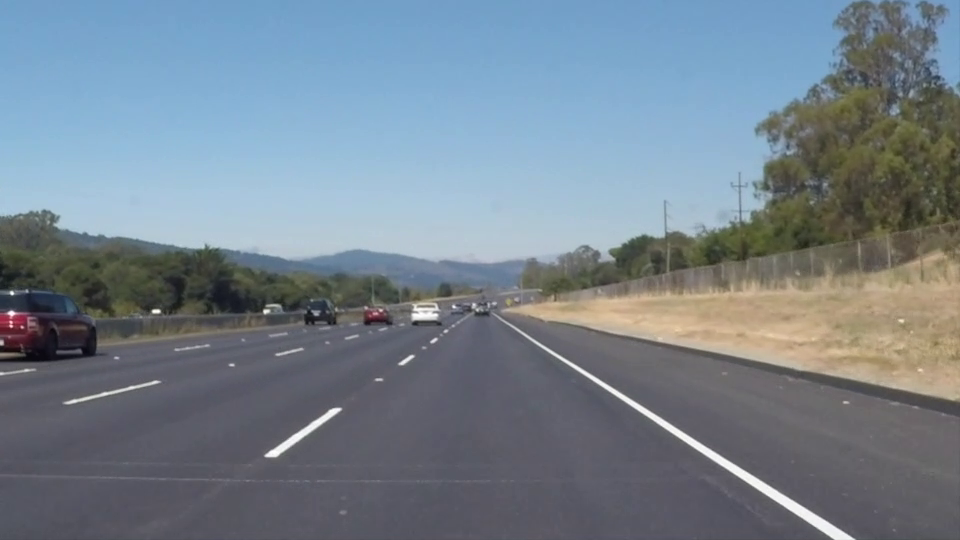
#> input picture frame 22 of TP3/ruta_1.mp4, 960 x 540 px
$ python EJERCICIO_1.py
#> lines starting #> are read from the running program, lines starting #| are printed output that depends on the picture; after the words box and inside, x2 and y2 are one past the last pixel; in counts of white or black regions, pixels touching at a corner belong together
import cv2
import numpy as np

# --- Función para generar un rectángulo de influencia alrededor de una línea ---
def generate_influence_area(x1, y1, x2, y2, length_extension, thickness):
    cx, cy = (x1 + x2) / 2, (y1 + y2) / 2
    dx, dy = x2 - x1, y2 - y1
    length = np.hypot(dx, dy)
    dx /= length
    dy /= length
    perp_dx = -dy
    perp_dy = dx
    lx = dx * (length_extension / 2)
    ly = dy * (length_extension / 2)
    px = perp_dx * (thickness / 2)
    py = perp_dy * (thickness / 2)
    p1 = (cx - lx - px, cy - ly - py)
    p2 = (cx + lx - px, cy + ly - py)
    p3 = (cx + lx + px, cy + ly + py)
    p4 = (cx - lx + px, cy - ly + py)
    rect = np.array([p1, p2, p3, p4], dtype=np.float32)
    return rect

# --- Función para verificar si ambos extremos están dentro de un polígono ---
def point_in_polygon(point, polygon):
    return cv2.pointPolygonTest(polygon, point, False) >= 0

# --- Función para determinar una unica linea ---
def encontrar_extremos_mas_separados(grupo):
    puntos = []
    for linea in grupo:
        x1, y1, x2, y2 = linea[0]  # porque cada 'linea' es [[x1, y1, x2, y2]]
        puntos.append((x1, y1))
        puntos.append((x2, y2))

    max_dist = 0
    punto1, punto2 = None, None

    for i in range(len(puntos)):
        for j in range(i + 1, len(puntos)):
            dist = np.linalg.norm(np.array(puntos[i]) - np.array(puntos[j])) # Distancia euclidiana
            if dist > max_dist:
                max_dist = dist
                punto1, punto2 = puntos[i], puntos[j]

    return [punto1[0], punto1[1], punto2[0], punto2[1]]

# --- Leer y grabar un video ------------------------------------------------
cap = cv2.VideoCapture('PDI_TP/TP3/ruta_1.mp4')     # Abro el video de entrada
width = int(cap.get(cv2.CAP_PROP_FRAME_WIDTH))      # Meta-Información del video de entrada
height = int(cap.get(cv2.CAP_PROP_FRAME_HEIGHT))    #
fps = int(cap.get(cv2.CAP_PROP_FPS))                #
#print(width, height)
out = cv2.VideoWriter('Video-Output.mp4', cv2.VideoWriter_fourcc(*'mp4v'), fps, (width,height))    # Abro el video de salida

# --- Control para pruebas (mostrar solo ciertos frames) ---
mostrar_frames = False        # False para ejecutar completo
max_segundos = 1             # Mostrar solo N segundos del video
max_frames = fps * max_segundos
frame_count = 0

creation = True  # Solo para la primera vez
mask = None      # Para reutilizar en los demás frames

debug = True

while (cap.isOpened()):         # Itero, siempre y cuando el video esté abierto
    ret, frame = cap.read()     # Obtengo el frame
#> frame is the input picture: shape (540, 960, 3); mean B, G, R 141.9, 130.7, 117.7
    if ret==True:
    # ----------- Control de duración
        frame_count += 1
        if mostrar_frames and frame_count > max_frames:
            break
    # -----------
    else:
        break    # Corto la reproducción si ret=False, es decir, si hubo un error o no quedán mas frames.

    if creation:
        # Paso 1: Definir puntos del polígono
        points = np.array([[(450, 285), (500, 285), (925, 540), (100, 540)]], dtype=np.int32)

        # Paso 2: Crear máscara vacía
        mask_vid = np.zeros((frame.shape[0], frame.shape[1]), dtype=np.uint8)

        # Paso 3: Dibujar el polígono en la máscara
        cv2.fillPoly(mask_vid, points, 255)
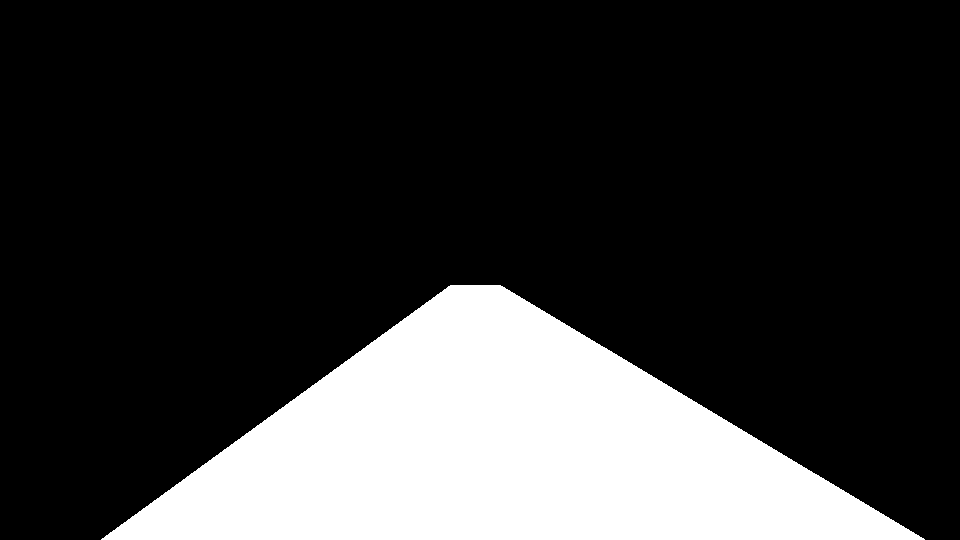
#> mask_vid: shape (540, 960); 21.5% white; 1 white region, box (x1, y1, x2, y2) and area: (101, 285, 925, 540) 111696

        creation = False  # Ya no se vuelve a crear

    # Paso 4: Procesar solo zona dentro del polígono
    zona = cv2.bitwise_and(frame, frame, mask=mask_vid)
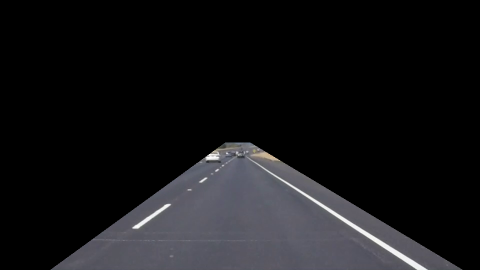
#> zona: shape (540, 960, 3) (shown at 1/2 size); mean B, G, R 23.1, 21, 21.1

    zona_proc = cv2.cvtColor(zona, cv2.COLOR_BGR2HSV)
#> zona_proc: shape (540, 960, 3); mean H, S, V 25.4, 5.6, 23.1
    lower_white = np.array([0, 0, 200])
    upper_white = np.array([180, 40, 255])

    mask = cv2.inRange(zona_proc, lower_white, upper_white) # Esta debera ser en la que se fusione el resultado de dos mask
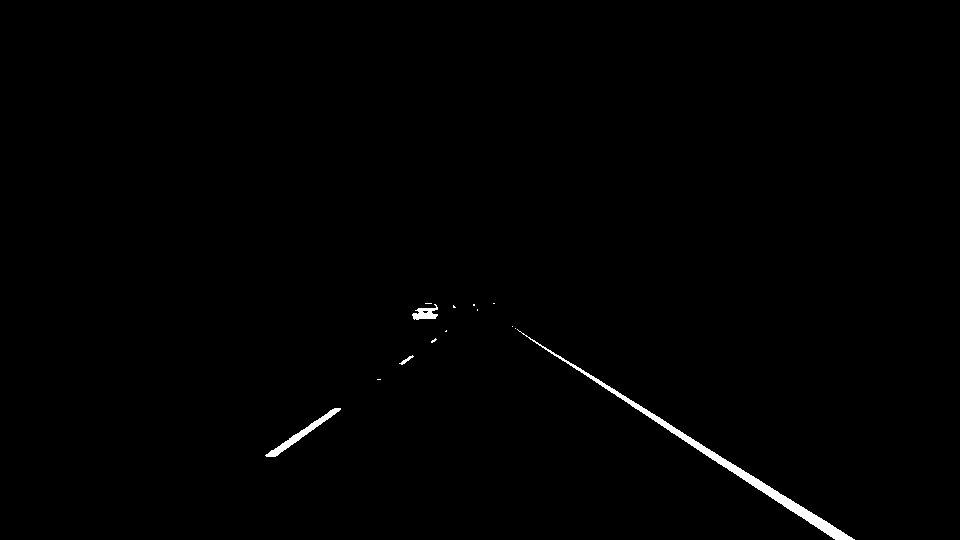
#> mask: shape (540, 960); 0.62% white; 14 white regions (10 under 20 px), largest, box (x1, y1, x2, y2) and area: (517, 329, 855, 540) 2371, (265, 408, 341, 457) 535, (412, 304, 438, 320) 232, (399, 355, 414, 365) 44
    #mask_invertida = cv2.bitwise_not(mask)


    # ----------- Bloque: Obtener bordes
    # Apertura y Clausura
    A = mask
    B = cv2.getStructuringElement(cv2.MORPH_RECT, (5,5))
    Aop = cv2.morphologyEx(A, cv2.MORPH_OPEN, B)
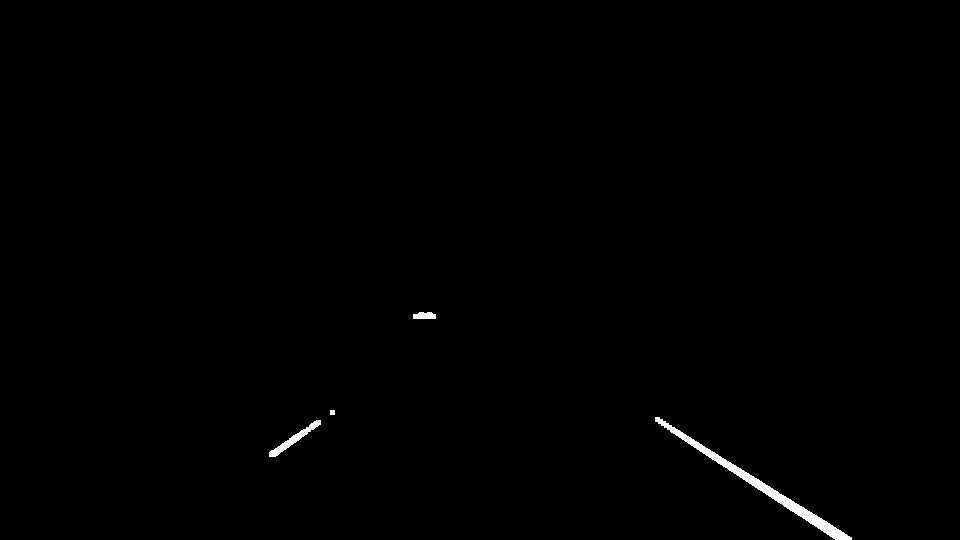
#> Aop: shape (540, 960); 0.46% white; 4 white regions, box (x1, y1, x2, y2) and area: (655, 417, 852, 540) 1821, (269, 420, 321, 457) 395, (413, 312, 436, 319) 140, (330, 410, 335, 415) 25
    Acl = cv2.morphologyEx(A, cv2.MORPH_CLOSE, B)
#> Acl: shape (540, 960); 0.64% white; 13 white regions (9 under 20 px), largest, box (x1, y1, x2, y2) and area: (517, 329, 855, 540) 2375, (265, 408, 341, 457) 535, (412, 303, 438, 320) 317, (399, 355, 414, 365) 44

    # Bordes
    f = Acl #Aop
    se = cv2.getStructuringElement(cv2.MORPH_RECT,(3,3))
    f_mg = cv2.morphologyEx(f, cv2.MORPH_GRADIENT, se)
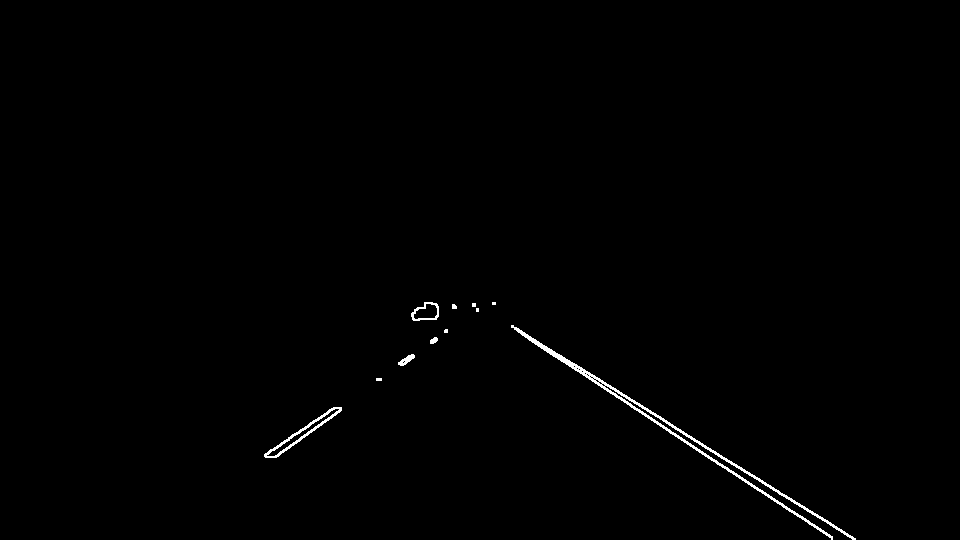
#> f_mg: shape (540, 960); 0.58% white in thin lines or dots, all inside (x1, y1, x2, y2) = (264, 302, 856, 540)

    # -----------

    lines = cv2.HoughLinesP(
    image=f_mg,
    rho=10,
    theta=np.pi / 180,
    threshold=100, # Votos
    minLineLength=150,
    maxLineGap=50)
#> lines = [[511, 325, 728, 471], [275, 457, 475, 306], [265, 456, 447, 329], [283, 452, 446, 330]]


    if False: #debug:
        # Crear una imagen negra del mismo tamaño
        line_img = np.zeros((height, width, 3), dtype=np.uint8)
        line_img = cv2.bitwise_not(line_img)
        if lines is not None:
            for line in lines:
                x1, y1, x2, y2 = line[0]
                cv2.line(line_img, (x1, y1), (x2, y2), (0, 255, 0), 1)  # líneas verdes

        #frame = cv2.add(fondo, zona_proc_color)
    #zona_proc_color = cv2.cvtColor(zona_proc, cv2.COLOR_GRAY2RGB)  # Para recomponer


    # AGRUPAR LINEAS
    img_height, img_width = height, width
    max_side = max(img_height, img_width)

    # --- Parámetro ajustable ---
    border_thickness = 5  # "ancho de borde típico"

    remaining_lines = lines.tolist()
#> remaining_lines = [[[511, 325, 728, 471]], [[275, 457, 475, 306]], [[265, 456, 447, 329]], [[283, 452, 446, 330]]]
    grupos = []

    while remaining_lines:
        seed_line = remaining_lines.pop(0)
        x1, y1, x2, y2 = seed_line[0]
        rect = generate_influence_area(x1, y1, x2, y2, max_side, border_thickness)
        grupo_actual = [seed_line]
        restantes = []
        for line in remaining_lines:
            a1, b1, a2, b2 = line[0]
            if point_in_polygon((a1, b1), rect) and point_in_polygon((a2, b2), rect):
                grupo_actual.append(line)
            else:
                restantes.append(line)
        grupos.append(grupo_actual)
        remaining_lines = restantes
#> this loop made 3 passes
#> (x1, y1, x2, y2, cx in generate_influence_area, cy in generate_influence_area, dx in generate_influence_area, dy in generate_influence_area) on passes 1, 3: (511, 325, 728, 471, 619.5, 398, 0.83, 0.558), (265, 456, 447, 329, 356, 392.5, 0.82, -0.572)
#> after the loop, grupos = 3 items


    if False: #debug:
        # --- Visualización: cada grupo de un solo color ---
        img_grouped = np.zeros((height, width, 3), dtype=np.uint8)
        img_grouped = cv2.bitwise_not(img_grouped)

        group_colors = [(255, 0, 0), (0, 255, 0), (0, 0, 255), (255, 255, 0),
                        (0, 255, 255), (255, 0, 255), (128, 128, 0), (255, 128, 0)]

        for i, grupo in enumerate(grupos):
            color = group_colors[i % len(group_colors)] # En caso de haber mas grupos, repite colores; da la vuelta
            for line in grupo:
                x1, y1, x2, y2 = line[0]
                cv2.line(img_grouped, (x1, y1), (x2, y2), color, 2)


    # UNICA LINEA REPRESENTATIVA POR CADA GRUPO
    grupos_unificado = []

    for grupo in grupos:
        linea_unificada = encontrar_extremos_mas_separados(grupo)
        grupos_unificado.append([linea_unificada])  # se guarda con misma estructura: lista de lista
#> this loop made 3 passes
#> after the loop, grupos_unificado = [[[511, 325, 728, 471]], [[275, 457, 475, 306]], [[265, 456, 447, 329]]]

    if debug:
        # Visualización opcional
        img_lineas = np.zeros((height, width, 3), dtype=np.uint8)
        img_lineas = cv2.bitwise_not(img_lineas)

        colores = [(255, 0, 0), (0, 255, 0), (0, 0, 255), (255, 255, 0)]  # un color por grupo

        for i, linea in enumerate(grupos_unificado):
            x1, y1, x2, y2 = linea[0]
            color = colores[i % len(colores)]
            cv2.line(img_lineas, (x1, y1), (x2, y2), color, 4)
#> this loop made 3 passes
#> (x1, y1, x2, y2, color) on passes 1 to 3: (511, 325, 728, 471, (255, 0, 0)), (275, 457, 475, 306, (0, 255, 0)), (265, 456, 447, 329, (0, 0, 255))
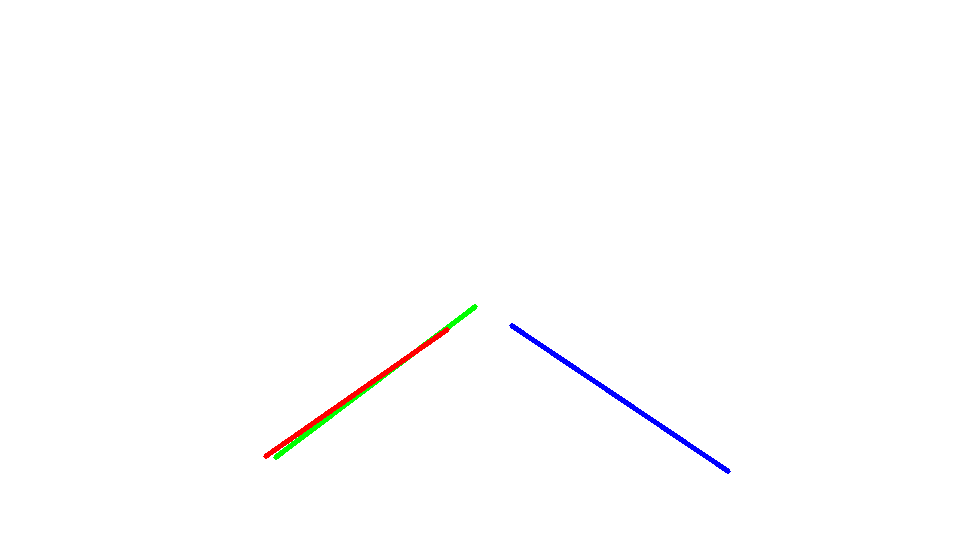
#> img_lineas: shape (540, 960, 3); mean of channels 0, 1, 2 254, 253.8, 253.9; drawn as B, G, R


#Obtener los puntos, crear lineas entre todos, filtrar por long min
#Despues para cada punto tener sus lineas y quedarse con la menor
#filtrar coincidencias de forma de quedarse con las longitudinales
#Obtenido algo prolijo se supone que solo hay puntos de contorno
#Armar poligono con esos puntos y rellenar (Capaz obtener esos puntos se puede de otra forma, investigar pero interes que siganun orden de contorno, por eso las lineas aunque
#falta pulir detalles en orden)

    # Paso 5: Recomponer el frame
    #fondo = cv2.bitwise_and(frame, frame, mask=cv2.bitwise_not(mask_vid))
    #frame = cv2.add(fondo, zona_proc_color)

    # --- Procesamiento ---------------------------------------------
    #cv2.rectangle(frame, (100,100), (200,200), (0,0,255), 2)            # Proceso el frame...
    # frame = cv2.resize(frame, dsize=(int(width/3), int(height/3)))      # Si el video es muy grande y al usar cv2.imshow() no entra en la pantalla, se lo puede escalar (solo para visualización!)
    cv2.imshow('Work Zona', img_lineas)                                          # ... muestro el resultado

    # ---------------------------------------------------------------
    out.write(frame)  # grabo frame --> IMPORTANTE: frame debe tener el mismo tamaño que se definio al crear out.
    if cv2.waitKey(25) & 0xFF == ord('q'):                              # Corto la repoducción si se presiona la tecla "q"
#> (key q is pressed here)
        break

cap.release()               # Cierro el video de entrada
out.release()               # Cierro el video de salida
cv2.destroyAllWindows()     # Destruyo todas las ventanas abiertas

$ run again, starting later in the video
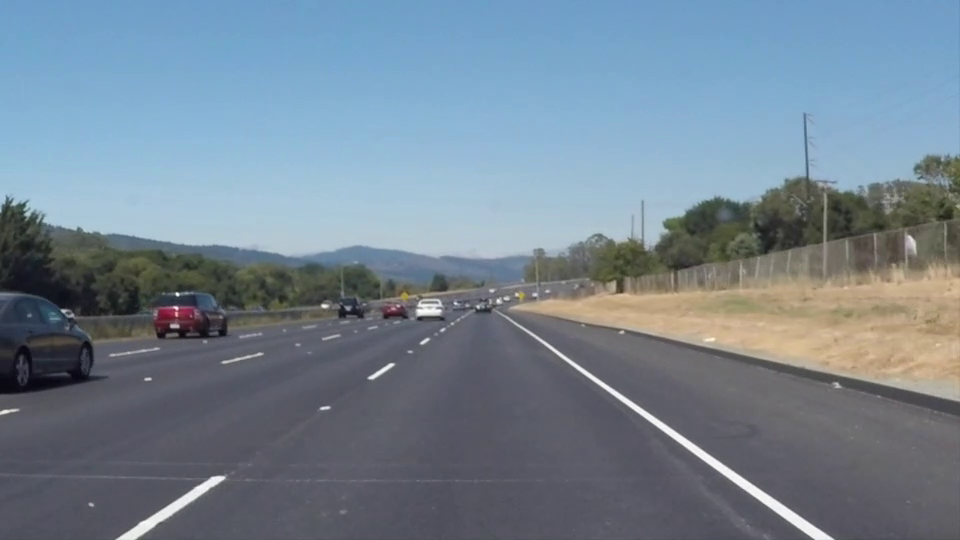
#> input picture frame 99 of TP3/ruta_1.mp4, 960 x 540 px
#> frame is the input picture: shape (540, 960, 3); mean B, G, R 146, 132.3, 116.7
#> mask_vid: shape (540, 960); 21.5% white; 1 white region, box (x1, y1, x2, y2) and area: (101, 285, 925, 540) 111696
#> zona_proc: shape (540, 960, 3); mean H, S, V 25.4, 6, 23
#> `mask = cv2.inRange(zona_proc, lower_white, upper_white)`:
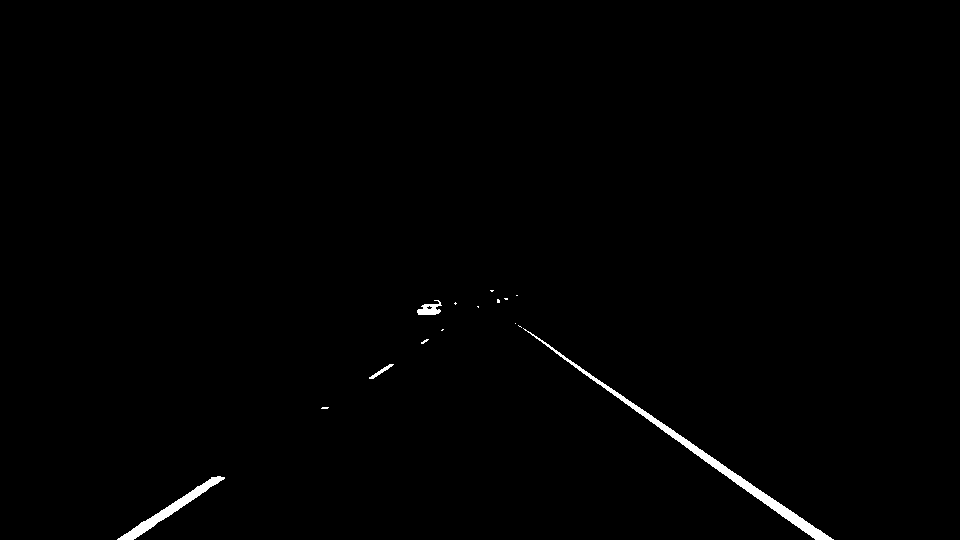
#> mask: shape (540, 960); 0.7% white; 15 white regions (11 under 20 px), largest, box (x1, y1, x2, y2) and area: (523, 328, 834, 540) 2264, (117, 476, 225, 540) 1001, (417, 300, 442, 315) 213, (369, 364, 394, 379) 88
#> Aop: shape (540, 960); 0.53% white; 3 white regions, box (x1, y1, x2, y2) and area: (657, 422, 831, 540) 1670, (120, 477, 220, 540) 976, (418, 308, 437, 315) 123
#> Acl: shape (540, 960); 0.71% white; 15 white regions (11 under 20 px), largest, box (x1, y1, x2, y2) and area: (523, 328, 834, 540) 2269, (117, 476, 225, 540) 1005, (417, 300, 442, 315) 255, (369, 364, 394, 379) 88
#> f_mg: shape (540, 960); 0.62% white in thin lines or dots, all inside (x1, y1, x2, y2) = (116, 289, 835, 540)
#> lines = [[578, 371, 811, 535], [514, 322, 834, 538], [320, 407, 477, 305], [323, 409, 479, 308], [320, 408, 478, 305], [514, 323, 834, 539], [522, 329, 812, 539], [559, 357, 709, 455], [518, 327, 688, 447]]
#> `remaining_lines = lines.tolist()`: remaining_lines = [[[578, 371, 811, 535]], [[514, 322, 834, 538]], [[320, 407, 477, 305]], [[323, 409, 479, 308]], [[320, 408, 478, 305]], [[514, 323, 834, 539]], [[522, 329, 812, 539]], [[559, 357, 709, 455]], [[518, 327, 688, 447]]]
#> the loop `while remaining_lines:` made 6 passes
#> (x1, y1, x2, y2, cx in generate_influence_area, cy in generate_influence_area, dx in generate_influence_area, dy in generate_influence_area) on passes 1, 2, 3, 6: (578, 371, 811, 535, 694.5, 453, 0.818, 0.576), (514, 322, 834, 538, 674, 430, 0.829, 0.559), (320, 407, 477, 305, 398.5, 356, 0.839, -0.545), (559, 357, 709, 455, 634, 406, 0.837, 0.547)
#> after the loop `while remaining_lines:`: grupos = 6 items
#> the loop `for grupo in grupos:` made 6 passes
#> after the loop `for grupo in grupos:`: grupos_unificado = [[[811, 535, 518, 327]], [[514, 322, 834, 539]], [[320, 408, 478, 305]], [[323, 409, 479, 308]], [[522, 329, 812, 539]], [[559, 357, 709, 455]]]
#> the loop `for i, linea in enumerate(grupos_unificado):` made 6 passes
#> (x1, y1, x2, y2, color) on passes 1 to 6: (811, 535, 518, 327, (255, 0, 0)), (514, 322, 834, 539, (0, 255, 0)), (320, 408, 478, 305, (0, 0, 255)), (323, 409, 479, 308, (255, 255, 0)), (522, 329, 812, 539, (255, 0, 0)), (559, 357, 709, 455, (0, 255, 0))
#> after the loop `for i, linea in enumerate(grupos_unificado):`:
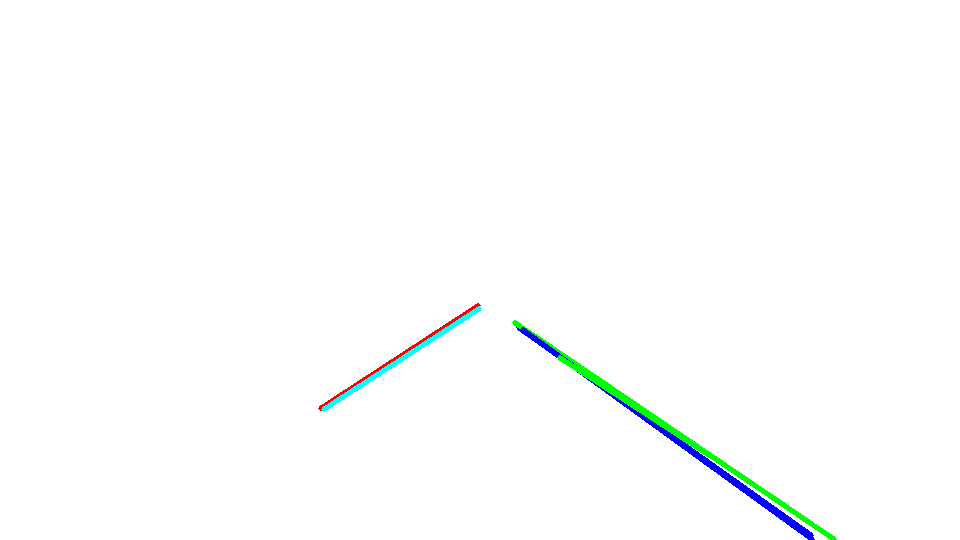
#> img_lineas: shape (540, 960, 3); mean of channels 0, 1, 2 253.6, 253.8, 252.5; drawn as B, G, R
